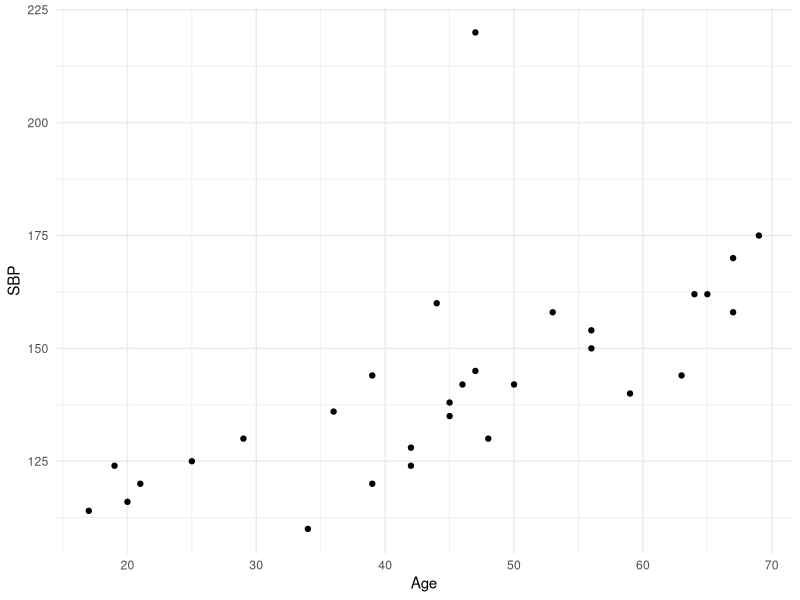
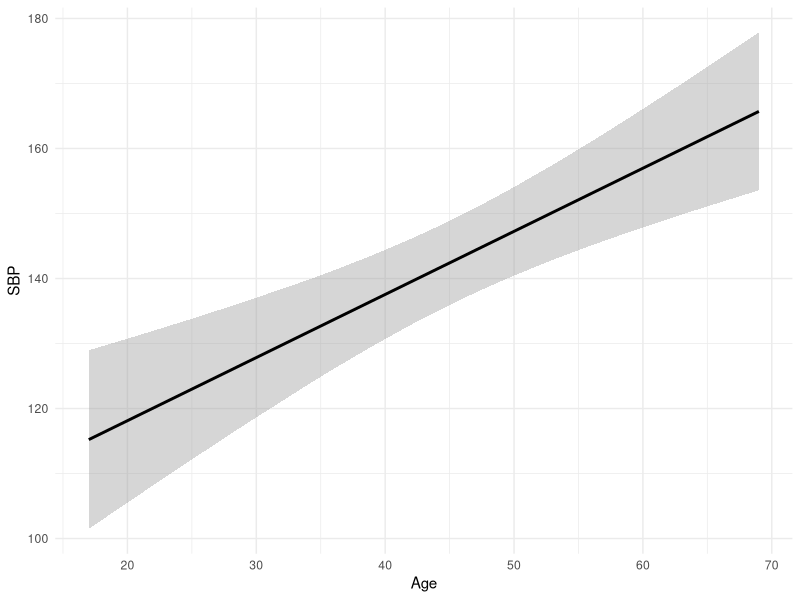
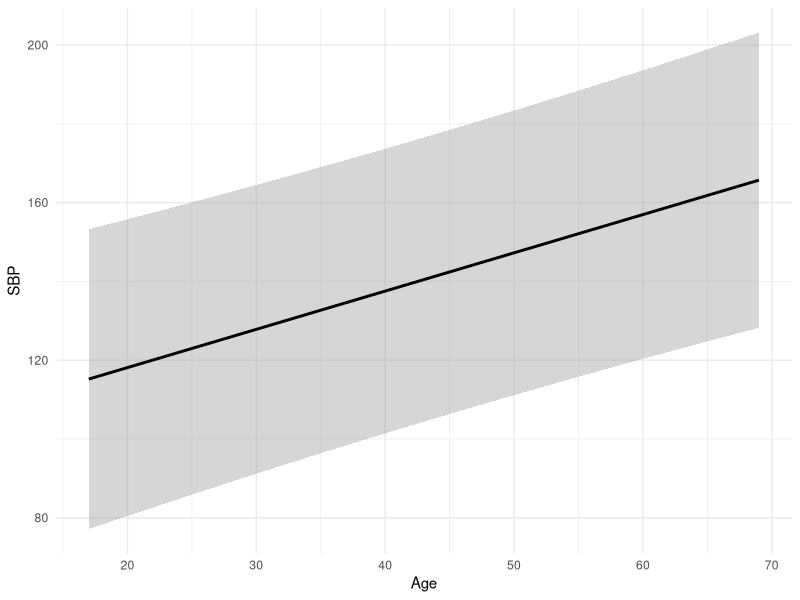
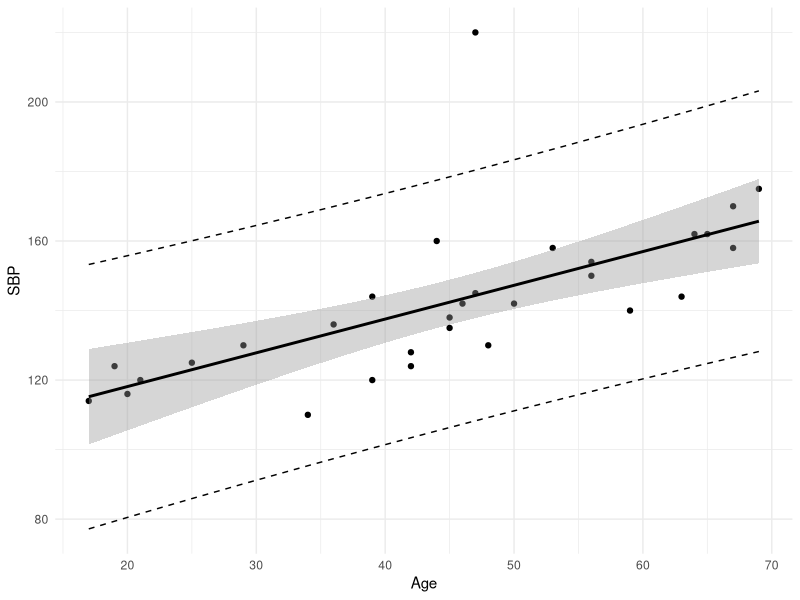

The R script that drew these images, in order:
library(tidyverse)

###############################################################################
#                                EXAMPLE 1                                    #
###############################################################################

# The following data are systolic blood pressure (SBP) and age for a sample of 
# 30 individuals. We will construct the scatter plot and the regression line of 
# best fit.

sbp <- c(144, 220, 138, 145, 162, 142, 170, 124, 158, 154, 162, 150, 140, 110, 128, 
         130, 135, 114, 116, 124, 136, 142, 120, 120, 160, 158, 144, 130, 125, 175)

age<- c(39, 47, 45, 47, 65, 46, 67, 42, 67, 56, 64, 56, 59, 34, 42, 
        48, 45, 17, 20, 19, 36, 50, 39, 21, 44, 53, 63, 29, 25, 69)

one <- tibble(sbp, age)

###############################################################################
#                            DATA VISUALIZATION                               #
###############################################################################

# scatterplot with age on the x-axis and SBP on the y-axis
ggplot(one, aes(x=age, y=sbp)) + 
  geom_point() + 
  labs(x="Age", y="SBP") +
  theme_minimal()

###############################################################################
#                            REGRESSION MODEL                                 #
###############################################################################

# construct the model using the lm() function
# lm = linear model
m1 <- lm(sbp ~ age, data=one)
# on the left side of the ~ is the outcome
# on the rights ide of the ~ is the predictor(s)

# we are saving the model results to a list called "m1"
# this allows us to run the model results through other functions
# we will learn more functions as we progress through the course

# run the model through the summary() function to see coefficients
summary(m1)
# note that there will be other pieces we are interested in in the future,
# but for now we are only interested in the coefficients

# the y-intercept is 98.7147
# the slope is 0.9709

# when age is 0, the average SBP is 98.7147 mmHg
# as age increases by 1 year, we expect SBP to increase by 0.9709 mmHg
# as age increases by 10 years, we expect SBP to increase by 9.709 mmHg

###############################################################################
#                          STATISTICAL INFERENCE                              #
###############################################################################

# estimate s^2_{Y|X} using MSE
anova(m1)
# the anova() function will give us the ANOVA table for the model

# MSE = 299.8

# is X a significant predictor of Y?
summary(m1)

# now we look at the t-test results from the summary() function

# age is a significant predictor of SBP (t_0=4.618, p<0.001)

# 95% confidence interval for \beta_1
confint(m1, level=0.95)

# the 95% CI for \beta_1 is (0.54, 1.40)

# 99% confidence interval for \beta_1
confint(m1, level=0.99)

# the 99% CI for \beta_1 is (0.39, 1.55)


# 95% confidence interval for \mu_{Y|X_0} when X_0=35

# want CI for mu when X_0=35, but this doesn't exist in dataset
age <- 35
sbp <- NA

new <- tibble(sbp, age)

# combine old and new data
one_cb <- rbind(one, new)

# find predictions and CI
one_cb$Prediction <- predict(m1, newdata = one_cb)

one_cb$LCL <- predict(m1, newdata = one_cb, 
                      interval = "confidence", 
                      level = 0.95)[, 2]
one_cb$UCL <- predict(m1, newdata = one_cb, 
                      interval = "confidence", 
                      level = 0.95)[, 3]

# filter down to just X_0=35
filter(one_cb, age==35)

# the 95% CI for mu is (125, 141)

# 95% confidence band for \mu_{Y|X_0}

ggplot(one_cb, aes(x=age, y=Prediction)) +
  # Add a ribbon with the confidence band
  geom_smooth(color="black",
              aes(
                # lower and upper bound of the ribbon
                ymin = LCL, ymax = UCL
              ),
              stat = "identity") +
  xlab("Age") +
  ylab("SBP") +
  theme_minimal()

# 95% prediction interval for Y_{X_0} when X_0=35

# want CI for mu when X_0=35, but this doesn't exist in dataset
age <- 35
sbp <- NA

new <- tibble(sbp, age)

# combine old and new data
one_pb <- rbind(one, new)

# find predictions and CI
one_pb$Prediction <- predict(m1, newdata = one_pb)

one_pb$LCL <- predict(m1, newdata = one_pb, 
                      interval = "prediction", 
                      level = 0.95)[, 2]
one_pb$UCL <- predict(m1, newdata = one_pb, 
                      interval = "prediction", 
                      level = 0.95)[, 3]

# filter down to just X_0=35
filter(one_pb, age==35)

# the 95% PI for Y is (96.4, 169.0)

# 95% prediction band for \mu_{Y|X_0}

ggplot(one_pb, aes(x=age, y=Prediction)) +
  # Add a ribbon with the confidence band
  geom_smooth(color="black",
              aes(
                # lower and upper bound of the ribbon
                ymin = LCL, ymax = UCL
              ),
              stat = "identity") +
  xlab("Age") +
  ylab("SBP") +
  theme_minimal()


# scatterplot with regression line, 95% confidence bands, and 95% prediction bands

# Redo predictions without X=35
one_pi <- predict(m1, interval = "prediction")

# Combine dataset with PI 
new_one <- cbind(one, one_pi)

ggplot(new_one, aes(x=age, y=sbp)) +
  geom_point() +
  stat_smooth(method = lm,color="black") +
  geom_line(aes(y = lwr), color = "black", linetype = "dashed") +
  geom_line(aes(y = upr), color = "black", linetype = "dashed") +
  xlab("Age") +
  ylab("SBP") +
  theme_minimal()
